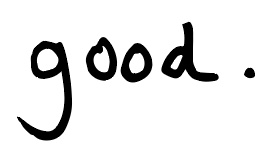
#> input picture Text_Segmentation/Image_1.jpg, 280 x 166 px, given in place of trace-expand.jpg, which was not available
$ python test.py
#> lines starting #> are read from the running program, lines starting #| are printed output that depends on the picture; after the words box and inside, x2 and y2 are one past the last pixel; in counts of white or black regions, pixels touching at a corner belong together; pictures that were not available may be replaced by others from this repository, and a replacement may not be noted
import cv2
import numpy as np

img = cv2.imread('trace-expand.jpg')
#> img is the input picture: shape (166, 280, 3); min 0, max 255, mean 231.9
gray = cv2.cvtColor(img,cv2.COLOR_BGR2GRAY)
blur = cv2.blur(gray,(10,10))
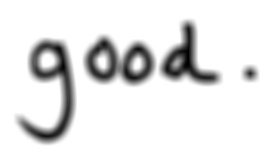
#> blur: shape (166, 280); min 0, max 255, mean 231.9

img_area = img.shape[0]*img.shape[1]
#> img_area = 46480

kernel = np.ones((50,50))
eroded = cv2.erode(blur,kernel=kernel)
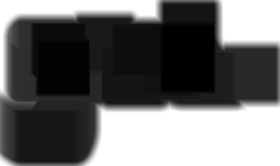
#> eroded: shape (166, 280); min 0, max 255, mean 109.3

x,thresh = cv2.threshold(eroded,100,255,cv2.THRESH_BINARY)
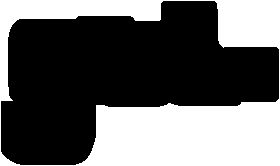
#> thresh: shape (166, 280); 39.5% white; 1 white region

contours,x = cv2.findContours(thresh,cv2.RETR_TREE,cv2.CHAIN_APPROX_NONE)
#> contours = 2 contours; box (x1, y1, x2, y2) and area: (0, 0, 280, 166) 46035, (0, 0, 280, 166) 28554; x = [[-1, -1, 1, -1], [-1, -1, -1, 0]]
for x in contours:
    if cv2.contourArea(x) > 0.9*img_area:
        contours.remove(x)
#> this loop made 1 pass
#> after the loop, contours = 1 contour; box (x1, y1, x2, y2) and area: (0, 0, 280, 166) 28554

counter = 0
for contour in contours:
    counter+=1
    x,y,w,h = cv2.boundingRect(contour)
    cropped = gray[y:(y+h),x:(x+w)]
    cv2.imwrite("Image_{}.jpg".format(counter),cropped)
    cv2.rectangle(img,(x,y),(x+w,y+h),(0,255,0),2)
#> this loop made 1 pass
#> (counter, x, y, w, h) on pass 1: (1, 0, 0, 280, 166)
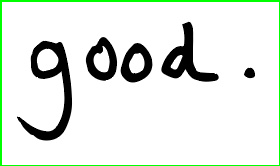
#> img: shape (166, 280, 3); 2.86% of pixels changed, all inside (x1, y1, x2, y2) = (0, 0, 280, 166)
#> after the loop, counter = 1


cv2.imshow("IMage",img)
cv2.waitKey(0)

$ run again, on Text_Segmentation/Image_4.jpg
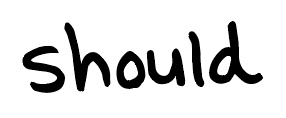
#> input picture Text_Segmentation/Image_4.jpg, 286 x 118 px, given in place of trace-expand.jpg, which was not available
#> img is the input picture: shape (118, 286, 3); min 0, max 255, mean 218.5
#> `x,thresh = cv2.threshold(eroded,100,255,cv2.THRESH_BINARY)`:
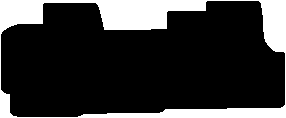
#> thresh: shape (118, 286); 20.4% white; 1 white region
#> `contours,x = cv2.findContours(thresh,cv2.RETR_TREE,cv2.CHAIN_APPROX_NO..`: contours = 2 contours; box (x1, y1, x2, y2) and area: (0, 0, 286, 118) 33345, (0, 0, 286, 118) 27258; x = [[-1, -1, 1, -1], [-1, -1, -1, 0]]
#> the loop `for x in contours:` made 1 pass
#> after the loop `for x in contours:`: contours = 1 contour; box (x1, y1, x2, y2) and area: (0, 0, 286, 118) 27258
#> the loop `for contour in contours:` made 1 pass
#> (counter, x, y, w, h) on pass 1: (1, 0, 0, 286, 118)
#> after the loop `for contour in contours:`:
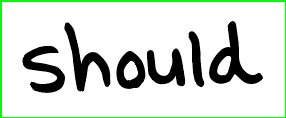
#> img: shape (118, 286, 3); 3.56% of pixels changed, all inside (x1, y1, x2, y2) = (0, 0, 286, 118)
#> after the loop `for contour in contours:`: counter = 1
